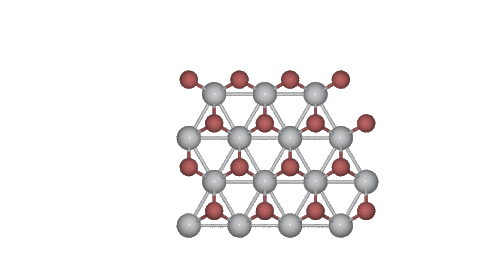
#> input picture plots_and_figures/BrClTipolarfront.png, 479 x 276 px, found by its file name
$ python plot_structures.py
#> lines starting #> are read from the running program, lines starting #| are printed output that depends on the picture; pictures that were not available may be replaced by others from this repository, and a replacement may not be noted
from asr.core import read_json

from matplotlib import pyplot as plt
import matplotlib.image as mpimg

import os, sys
import numpy as np

fig, ax = plt.subplots()
ax = plt.gca()
ax.set_xlim(0, 200)
ax.set_ylim(0, 200)

img = mpimg.imread('/home/niflheim/madkru/2D_Ferroelectrics/plots_and_figures/BrClTipolarfront.png')
#> img is the input picture: shape (276, 479, 4) float32; mean R, G, B, A 0.0695, 0.0596, 0.0602, 0.113
img2 = mpimg.imread('/home/niflheim/madkru/2D_Ferroelectrics/plots_and_figures/BrClTipolarside.png')
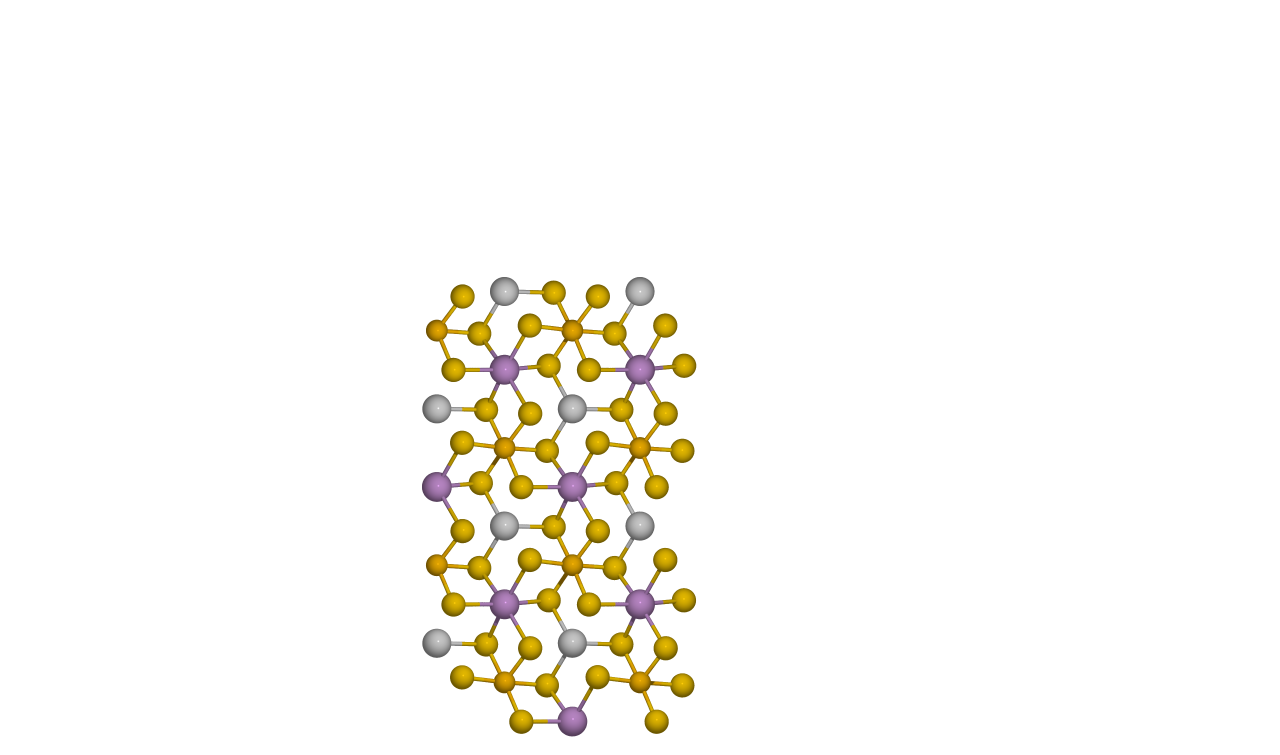
#> input picture plots_and_figures/AgBiP2Se6non-polar-0x0y.png, 3840 x 2263 px, given in place of BrClTipolarside.png, which was not available (shown at 1/3 size)
#> img2 is the input picture: shape (2263, 3840, 4) float32; mean R, G, B, A 0.0277, 0.0226, 0.00744, 0.0427
img3 = mpimg.imread('/home/niflheim/madkru/2D_Ferroelectrics/plots_and_figures/BrClTipolarside2.png')
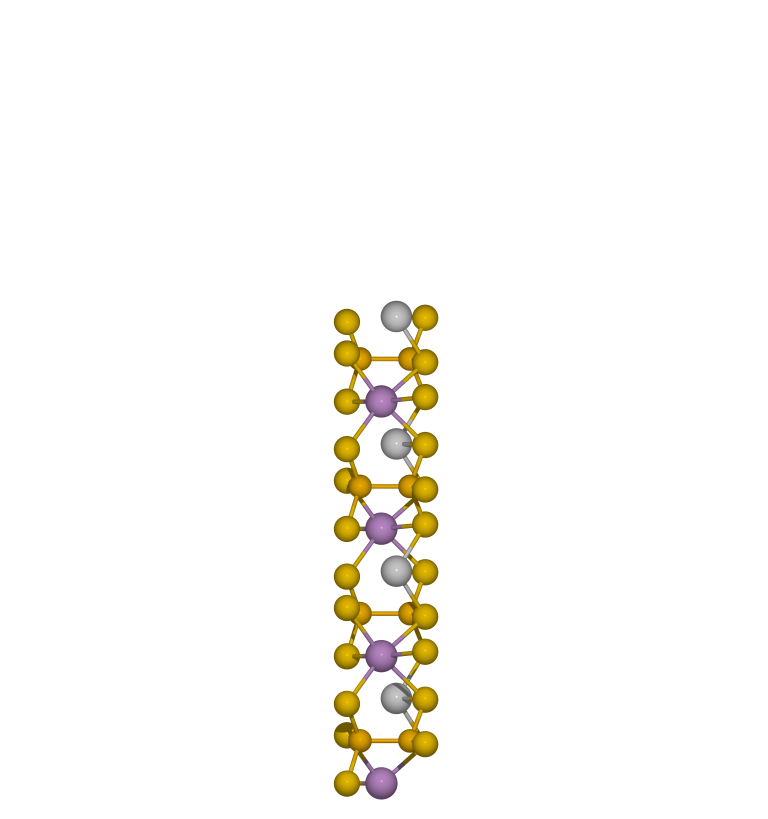
#> input picture plots_and_figures/AgBiP2Se6non-polar-90y.png, 3840 x 4095 px, given in place of BrClTipolarside2.png, which was not available (shown at 1/5 size)
#> img3 is the input picture: shape (4095, 3840, 4) float32; mean R, G, B, A 0.0257, 0.0208, 0.0071, 0.0402

ax.imshow(img, aspect='auto', extent=(0, 170, 8, 128))
ax.imshow(img2, aspect='auto', extent=(0, 170, 58, 178))
ax.imshow(img3, aspect='auto', extent=(100, 220, 8, 128))
ax.text(160, 120, 'BrClTi', verticalalignment='center', horizontalalignment='center', fontsize=20)

ax.axis('off')
fig.tight_layout()
fig.savefig('/home/niflheim/madkru/2D_Ferroelectrics/plots_and_figures/BrClTipolarall.png', dpi=400, bbox_inches = 'tight')
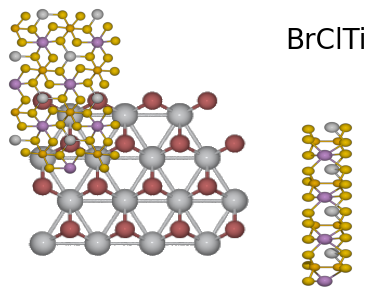
#> figure drawn by matplotlib, 1 panel

fig, ax = plt.subplots()
ax = plt.gca()
ax.set_xlim(0, 200)
ax.set_ylim(0, 200)

img = mpimg.imread('/home/niflheim/madkru/2D_Ferroelectrics/plots_and_figures/Ge2S2polarfront.png')
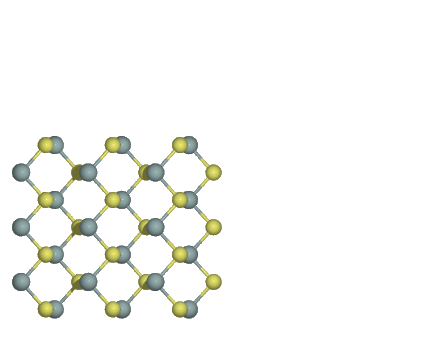
#> input picture plots_and_figures/Ge2S2polarfront.png, 423 x 345 px, found by its file name
#> img is the input picture: shape (345, 423, 4) float32; mean R, G, B, A 0.0425, 0.0455, 0.0327, 0.0734
img2 = mpimg.imread('/home/niflheim/madkru/2D_Ferroelectrics/plots_and_figures/Ge2S2polarside.png')
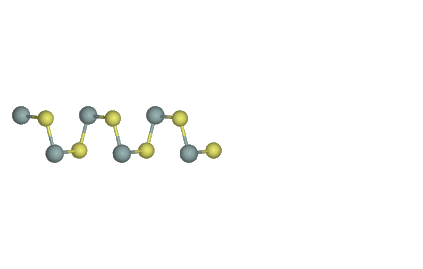
#> input picture plots_and_figures/Ge2S2polarside.png, 423 x 269 px, found by its file name
#> img2 is the input picture: shape (269, 423, 4) float32; mean R, G, B, A 0.0166, 0.0178, 0.0128, 0.029
img3 = mpimg.imread('/home/niflheim/madkru/2D_Ferroelectrics/plots_and_figures/Ge2S2polarside2.png')

ax.imshow(img, aspect='auto', extent=(0, 175, 0, 150))
ax.imshow(img2, aspect='auto', extent=(0, 175, 50, 200))
ax.imshow(img3, aspect='auto', extent=(25, 200, 0, 150))
ax.text(100, 125, 'Ge$_{2}$S$_{2}$', verticalalignment='center', horizontalalignment='center', fontsize=20)

ax.axis('off')
fig.tight_layout()
fig.savefig('/home/niflheim/madkru/2D_Ferroelectrics/plots_and_figures/Ge2S2polarall.png', dpi=400, bbox_inches = 'tight')

fig, ax = plt.subplots()
ax = plt.gca()
ax.set_xlim(0, 200)
ax.set_ylim(0, 200)

#> (the run stopped early here; a loop or call above may not have finished)
